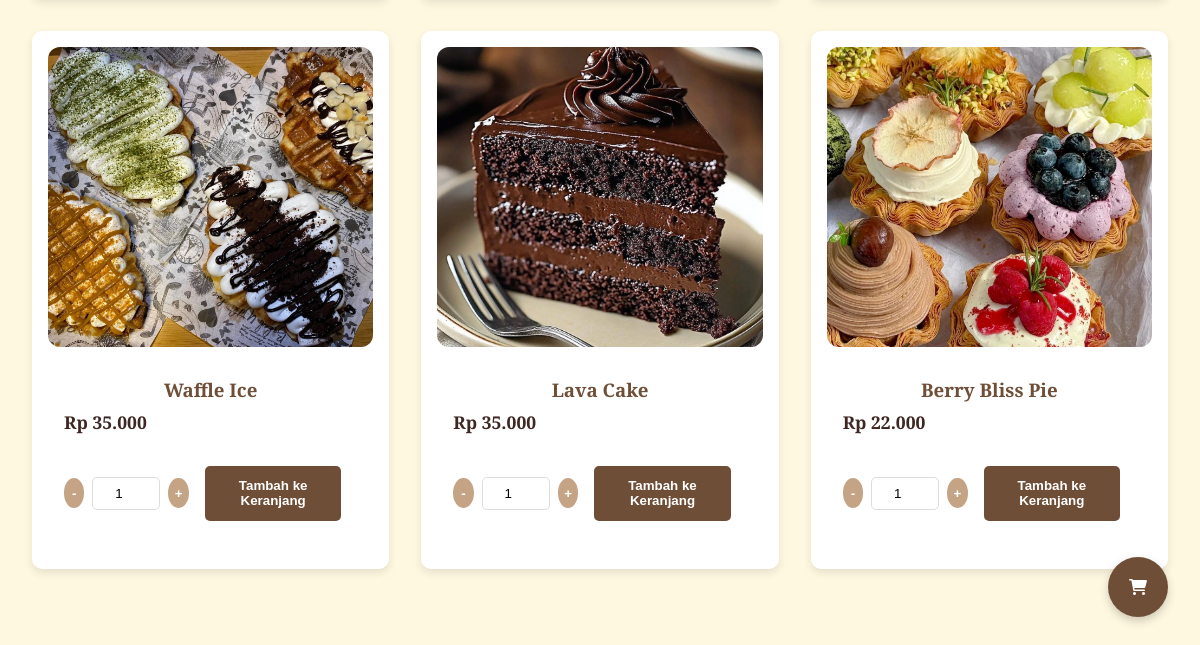
Page /menu.php (lower part) on the earlier database version.
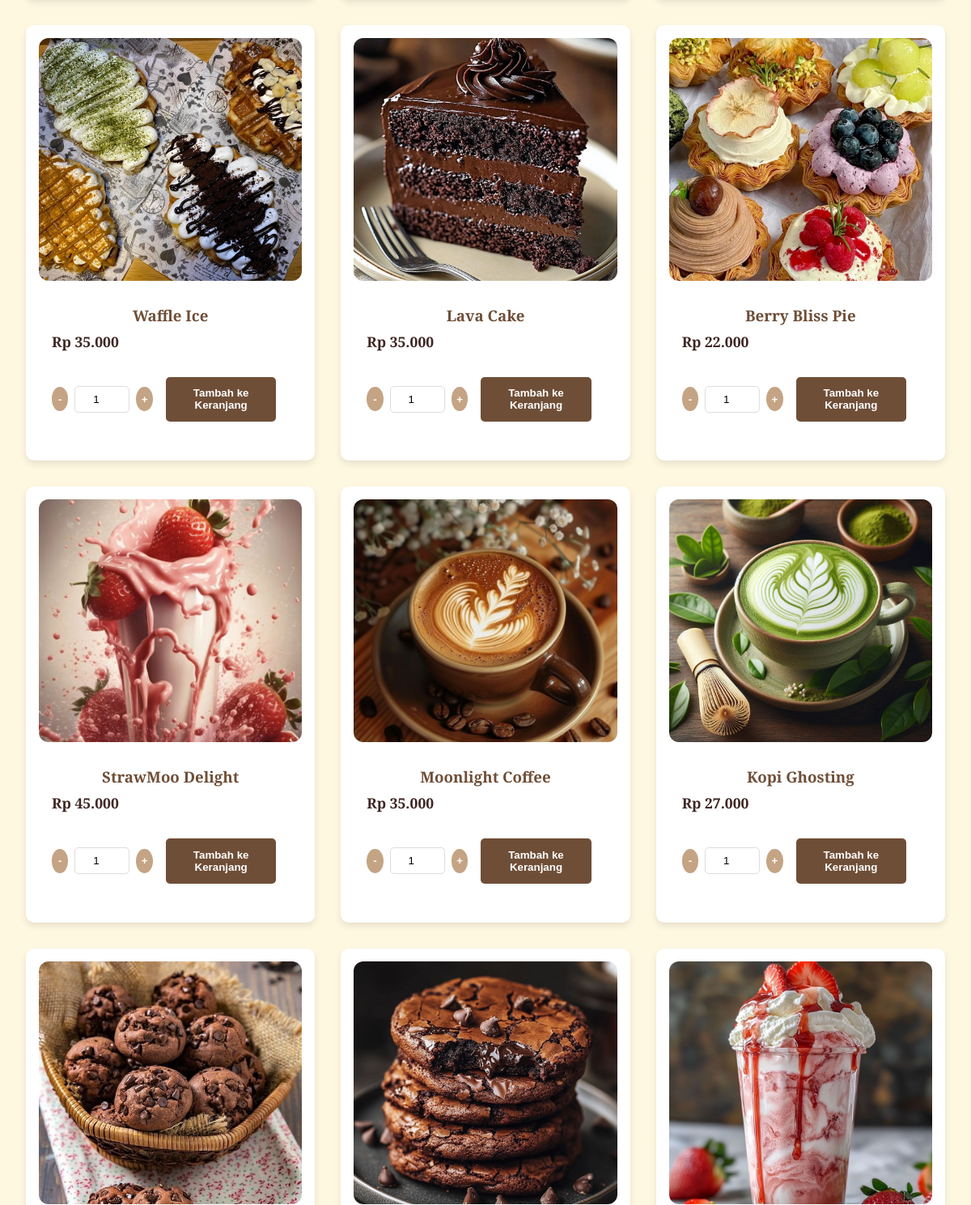
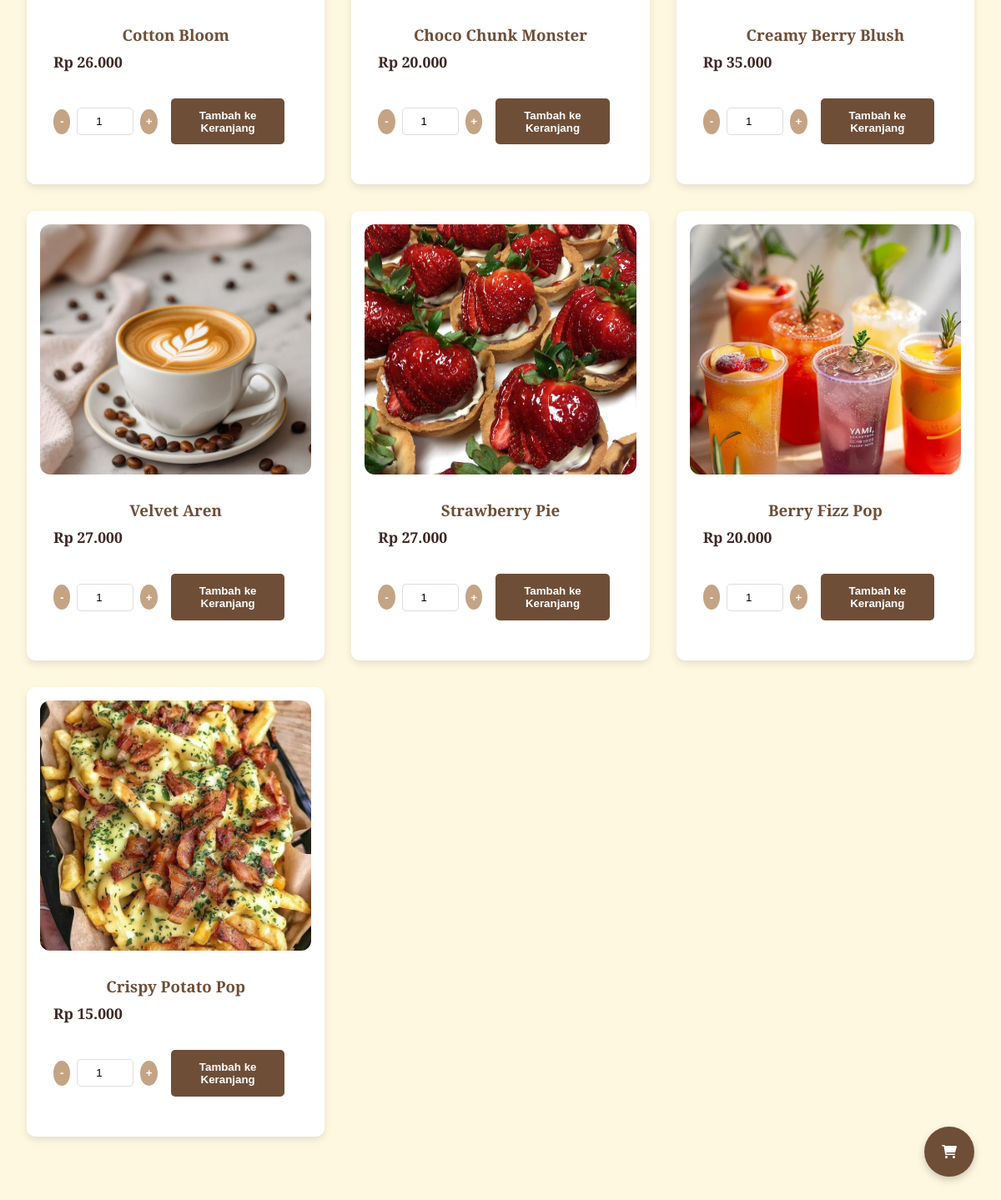
Same page on the later database version (2 pictures, top to bottom).
### tables this page shows
CREATE TABLE `menu` (
  `id` int(11) NOT NULL,
  `name` varchar(100) NOT NULL,
  `price` decimal(10,2) NOT NULL,
  `created_at` timestamp NOT NULL DEFAULT current_timestamp(),
  `image` varchar(255) DEFAULT NULL
);

### menu.php (the view, shortened to what this page needs)
<?php
require 'php/config.php';
try {
    $stmt = $pdo->query("SELECT * FROM menu ORDER BY id ASC");
    $menus = $stmt->fetchAll(PDO::FETCH_ASSOC);
} catch (PDOException $e) {
    error_log("Kesalahan database: " . $e->getMessage());
    $menus = [];
}
?>
<!DOCTYPE html>
<html lang="id">
<head>
    <link rel="stylesheet" href="css/style2.css" />
    <link rel="stylesheet" href="css/navbar.css" />
    <link rel="stylesheet" href="css/menu.css" />
    <link rel="stylesheet" href="https://cdnjs.cloudflare.com/ajax/libs/font-awesome/6.0.0/css/all.min.css" />
</head>
<body>
<section class="menu-section" id="menu">
    <div class="menu-grid">
        <?php foreach ($menus as $menu): ?>
            <div class="menu-card">
                <?php if ($menu['image']): ?>
                    <img src="uploads/<?php echo htmlspecialchars($menu['image']); ?>" alt="<?php echo htmlspecialchars($menu['name']); ?>" />
                <?php endif; ?>
                <h3><?php echo htmlspecialchars($menu['name']); ?></h3>
                <p>Rp <?php echo number_format($menu['price'], 0, ',', '.'); ?></p>
                <form method="post" class="quantity-selector">
                    <button type="button" class="quantity-btn minus">-</button>
                    <input type="number" name="quantity" value="1" min="1" class="quantity-input" />
                    <button type="button" class="quantity-btn plus">+</button>
                    <button type="submit" name="add_to_cart" class="btn-order">Tambah ke Keranjang</button>
                </form>
            </div>
        <?php endforeach; ?>
    </div>
</section>
<div class="cart-toggle">
    <i class="fas fa-shopping-cart"></i>
</div>
</body>
</html>

### css/style2.css (style rules this page uses)
body { margin: 0; font-family: 'Segoe UI', sans-serif; background-color: #fffaf3; color: #3e2f1c; }
.menu-section { padding: 4rem 2rem; text-align: center; }
.menu-grid { display: grid; grid-template-columns: repeat(auto-fit, minmax(200px, 1fr)); gap: 2rem; margin-top: 2rem; }
.menu-card { background-color: #fff; padding: 1rem; border-radius: 10px; box-shadow: 0 4px 10px rgba(0,0,0,0.1); text-align: center; }
.menu-card img { width: 200px; height: 200px; object-fit: cover; border-radius: 12px; margin-bottom: 10px; }

### css/navbar.css (style rules this page uses)
body { padding-top: 80px; }

### css/menu.css (style rules this page uses)
:root { --primary-color: #6F4E37; --secondary-color: #C4A484; --accent-color: #E3CAA5; --light-color: #FFF8E1; --dark-color: #3E2723; }
body { font-family: 'Playfair Display', sans-serif; background-color: var(--light-color); color: var(--dark-color); margin: 0; padding: 0; }
.menu-section { padding: 2rem; max-width: 1200px; margin: 0 auto; }
.menu-section p { text-align: center; font-size: 1.1rem; margin-bottom: 2rem; color: var(--dark-color); }
.menu-grid { display: grid; grid-template-columns: repeat(auto-fill, minmax(280px, 1fr)); gap: 2rem; margin-bottom: 3rem; }
.menu-card { background: white; border-radius: 10px; overflow: hidden; box-shadow: 0 4px 8px rgba(0,0,0,0.1); transition: transform 0.3s ease, box-shadow 0.3s ease; -webkit-border-radius: 10px; -moz-border-radius: 10px; -ms-border-radius: 10px; -o-border-radius: 10px; }
.menu-card img { width: 100%; height: 300px; object-fit: cover; }
.menu-card h3 { padding: 1rem 1rem 0; margin: 0; color: var(--primary-color); }
.menu-card p { padding: 0 1rem; margin: 0.5rem 0; text-align: left; color: var(--dark-color); font-weight: bold; }
.btn-order { background-color: var(--primary-color); color: white; border: none; padding: 0.8rem; width: calc(100% - 2rem); margin: 1rem; border-radius: 5px; cursor: pointer; font-weight: bold; transition: background-color 0.3s ease; }
.cart-toggle { position: fixed; bottom: 2rem; right: 2rem; background-color: var(--primary-color); color: white; width: 60px; height: 60px; border-radius: 50%; display: flex; justify-content: center; align-items: center; cursor: pointer; box-shadow: 0 4px 10px rgba(0,0,0,0.2); z-index: 999; }
.quantity-selector { display: flex; align-items: center; margin: 1rem; }
.quantity-btn { background-color: var(--secondary-color); color: white; border: none; width: 30px; height: 30px; border-radius: 50%; cursor: pointer; font-weight: bold; }
.quantity-input { width: 50px; text-align: center; margin: 0 0.5rem; padding: 0.5rem; border: 1px solid #ddd; border-radius: 5px; }

Differences in the rows shown:
added menu: image (picture), name "StrawMoo Delight", price "45.000"
added menu: image (picture), name "Moonlight Coffee", price "35.000"
added menu: image (picture), name "Kopi Ghosting", price "27.000"
added menu: image (picture), name "Cotton Bloom", price "26.000"
added menu: image (picture), name "Choco Chunk Monster", price "20.000"
added menu: image (picture), name "Creamy Berry Blush", price "35.000"
added menu: image (picture), name "Velvet Aren", price "27.000"
added menu: image (picture), name "Strawberry Pie", price "27.000"
added menu: image (picture), name "Berry Fizz Pop", price "20.000"
added menu: image (picture), name "Crispy Potato Pop", price "15.000"
